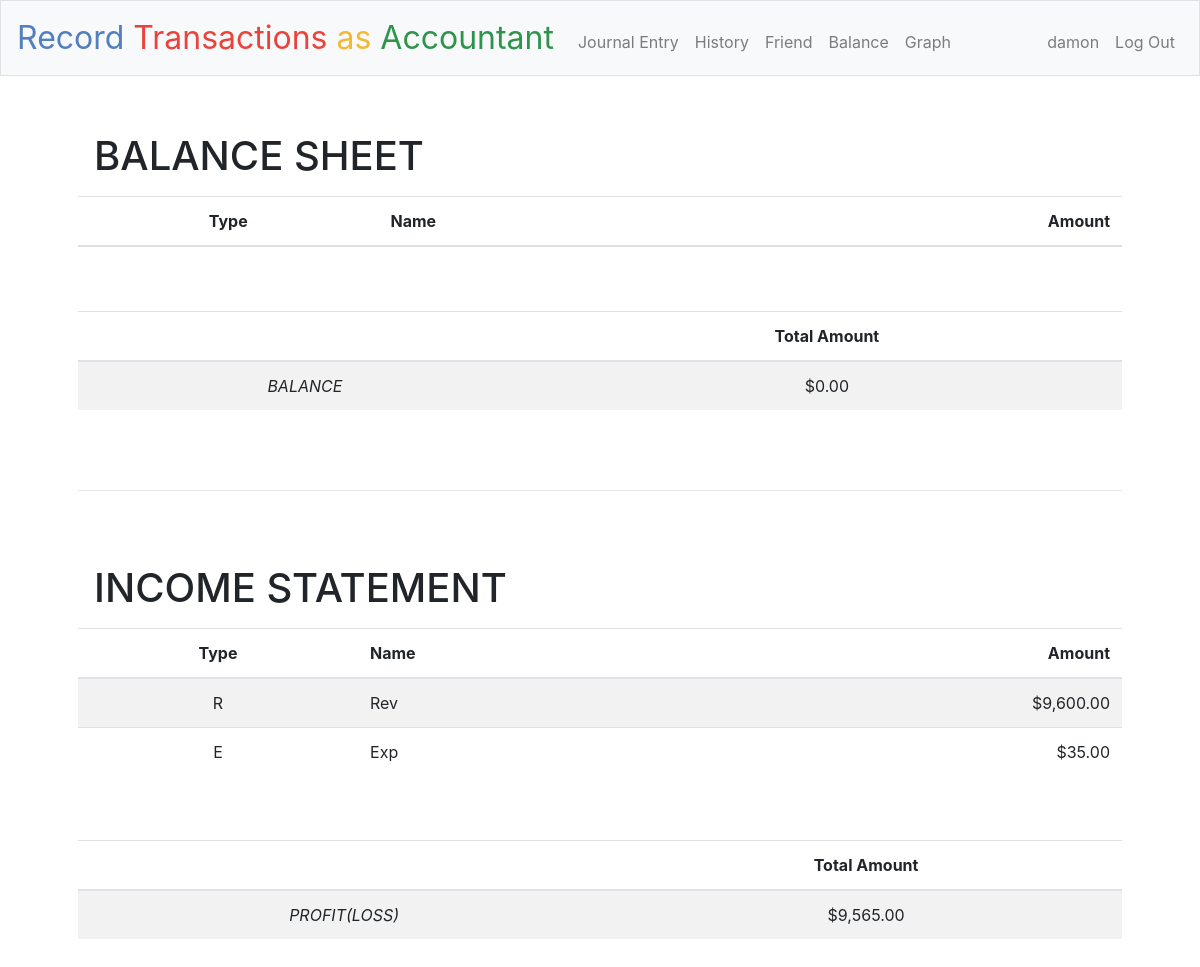
The page / (signed in) on the database its author committed.
### tables this page shows
CREATE TABLE accounts (
    id integer primary KEY,
    user_id integer not null,
    type text not null,
    name text not null,
    share text,
    sharestatus text,
    shareaccountid integer,
    note text,
    initial numeric default 0,
    amount numeric default 0,
    asker_id integer,
    FOREIGN KEY(user_id) REFERENCES users(id)
);

### application.py (the view)
@app.route("/")
@login_required
def index():
    A_balances, L_balances, R_balances, E_balances, balance, profit = allaccounts_gt0()
    return render_template("index.html", A_balances=A_balances, L_balances=L_balances, R_balances=R_balances, E_balances=E_balances, balance=balance, profit=profit)

### application.py (called while the page is built)
@app.after_request
def after_request(response):
    response.headers["Cache-Control"] = "no-cache, no-store, must-revalidate"
    response.headers["Expires"] = 0
    response.headers["Pragma"] = "no-cache"
    return response

@login_required
def allaccounts_gt0():
    noshare="None"
    share="Shared"
    pending="Waiting for approval"
    rows = db.execute("""
        SELECT *
        FROM accounts
        WHERE user_id=:user_id and (sharestatus=:noshare or sharestatus=:share or sharestatus=:pending)
        GROUP by name
        HAVING amount >0;
    """, user_id=session["user_id"], noshare=noshare, share=share, pending=pending)
    A_balances, L_balances, R_balances, E_balances, balance, profit = accountformat(rows)
    return (A_balances, L_balances, R_balances, E_balances, balance, profit)

### helpers.py (called while the page is built, shortened)
def login_required(f):
    @wraps(f)
    def decorated_function(*args, **kwargs):
        if session.get("user_id") is None:
            return redirect("/login")
        return f(*args, **kwargs)
    return decorated_function

def usd(value):
    return f"${value:,.2f}"

### templates/index.html (shortened to what this page needs)
{% extends "layout.html" %}
{% block main %}
    <h1 class="navbar navbar-expand-md navbar-light">BALANCE SHEET</h1>
    <table class="table table-striped">
        <thead>
            <tr>
                <th>Type</th>
                <th id="name">Name</th>
                <th id="amount">Amount</th>
            </tr>
        </thead>
    </table>
    <br></br>
    <table class="table table-striped">
        <thead>
            <tr>
                <th colspan="4"></th>
                <th>Total Amount</th>
            </tr>
        </thead>
        <tbody>
            <tr>
                <td colspan="4"><em>BALANCE</em></td>
                <td>{{balance}}</td>
            </tr>
        </tbody>
    </table>
    <br></br>
    <hr class="style-one-line" />
    <br></br>
    <h1 class="navbar navbar-expand-md navbar-light">INCOME STATEMENT</h1>
    <table class="table table-striped">
        <thead>
            <tr>
                <th>Type</th>
                <th id="name">Name</th>
                <th id="amount">Amount</th>
            </tr>
        </thead>
        <tbody>
            {% for R_balance in R_balances %}
            <tr>
                <td>{{R_balance["type"]}}</td>
                <td id="name">{{R_balance["name"]}}</td>
                <td id="amount">{{R_balance["amount"]}}</td>
            </tr>
            {% endfor %}
            {% for E_balance in E_balances %}
            <tr>
                <td>{{E_balance["type"]}}</td>
                <td id="name">{{E_balance["name"]}}</td>
                <td id="amount">{{E_balance["amount"]}}</td>
            </tr>
            {% endfor %}
        </tbody>
    </table>
    <br></br>
    <table class="table table-striped">
        <thead>
            <tr>
                <th colspan="4"></th>
                <th>Total Amount</th>
            </tr>
        </thead>
        <tbody>
            <tr>
                <td colspan="4"><em>PROFIT(LOSS)</em></td>
                <td>{{profit}}</td>
            </tr>
        </tbody>
    </table>
{% endblock %}

### static/styles.css (style rules this page uses)
main table { text-align: center; }
#name { text-align: left; }
#amount { text-align: right; }
hr.style-one-line { border: 0; height: 0; border-top: 1px solid rgba(0,0,0,0.1); border-bottom: 1px solid rgba(255,255,255,0.3); }

### rows shown on the page
accounts: type "R", name "Rev", amount "$9,600.00"
accounts: type "E", name "Exp", amount "$35.00"

### other values the page prints
{{ session.user_name }} "damon"
{{ balance }} "$0.00"
{{ profit }} "$9,565.00"
